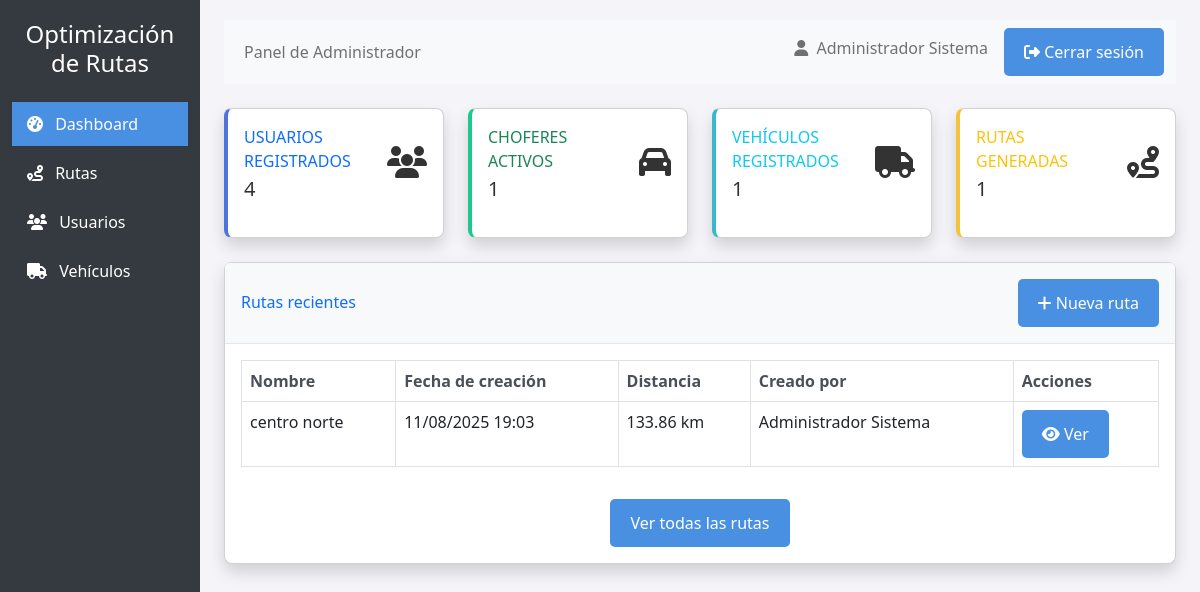
The app's page /admin/dashboard (signed in) with its own data.
### app.py (models this page shows, shortened)
class User(db.Model, UserMixin):
    id = db.Column(db.Integer, primary_key=True)
    username = db.Column(db.String(100), unique=True, nullable=False)
    email = db.Column(db.String(120), unique=True, nullable=False)
    password_hash = db.Column(db.String(200), nullable=False)
    first_name = db.Column(db.String(100), nullable=False)
    last_name = db.Column(db.String(100), nullable=False)
    cedula = db.Column(db.String(20), unique=True, nullable=False)
    role = db.Column(db.String(20), default='driver')  # admin, driver, technician, coordinator
    active = db.Column(db.Boolean, default=True)
    created_at = db.Column(db.DateTime, default=datetime.utcnow)
    driver_info = db.relationship('DriverInfo', backref='user', uselist=False, cascade="all, delete-orphan")
    routes_created = db.relationship('Route', backref='creator', lazy=True, foreign_keys='Route.creator_id')
    routes_driven = db.relationship('RouteCompletion', backref='driver', lazy=True)

class Route(db.Model):
    id = db.Column(db.Integer, primary_key=True)
    name = db.Column(db.String(100), nullable=False)
    description = db.Column(db.Text, nullable=True)
    creator_id = db.Column(db.Integer, db.ForeignKey('user.id'), nullable=False)
    created_at = db.Column(db.DateTime, default=datetime.utcnow)
    file_path = db.Column(db.String(200), nullable=False)
    gpx_path = db.Column(db.String(200), nullable=True)
    start_point = db.Column(db.String(100), nullable=True)
    end_point = db.Column(db.String(100), nullable=True)
    distance = db.Column(db.Float, nullable=True)
    active = db.Column(db.Boolean, default=True)
    completions = db.relationship('RouteCompletion', backref='route', lazy=True)

### app.py (the view)
    @app.route('/admin/dashboard')
    @admin_required
    def admin_dashboard():
        try:
            total_users = User.query.filter_by(active=True).count()
            total_drivers = User.query.filter_by(role='driver', active=True).count()
            total_vehicles = Vehicle.query.filter_by(active=True).count()
            total_routes = Route.query.filter_by(active=True).count()
            recent_routes = db.session.query(Route).join(User, Route.creator_id == User.id, isouter=True).order_by(Route.created_at.desc()).limit(5).all()
            print(f"DEBUG Dashboard: {total_users} usuarios, {total_routes} rutas, {len(recent_routes)} rutas recientes")  # Debug
            return render_template('admin/dashboard.html',
                                 total_users=total_users,
                                 total_drivers=total_drivers,
                                 total_vehicles=total_vehicles,
                                 total_routes=total_routes,
                                 recent_routes=recent_routes)
        except Exception as e:
            print(f"ERROR en admin_dashboard: {e}")  # Debug
            import traceback
            traceback.print_exc()  # Imprime el traceback completo
            flash(f'Error al cargar el dashboard: {str(e)}', 'danger')
            return render_template('admin/dashboard.html',
                                 total_users=0,
                                 total_drivers=0,
                                 total_vehicles=0,
                                 total_routes=0,
                                 recent_routes=[])

### app.py (called while the page is built)
def role_required(*roles):
    def decorator(f):
        @wraps(f)
        def decorated_function(*args, **kwargs):
            if not current_user.is_authenticated:
                flash('Debes iniciar sesión para acceder a esta página.', 'danger')
                return redirect(url_for('login'))
            if current_user.role not in roles:
                flash('No tienes permisos para acceder a esta página.', 'danger')
                return redirect(url_for('dashboard'))
            return f(*args, **kwargs)
        return decorated_function
    return decorator

### templates/admin/dashboard.html (shortened to what this page needs)
{% extends "base.html" %}
{% block page_title %}Panel de Administrador{% endblock %}
{% block sidebar_items %}
<li class="nav-item">
    <a href="{{ url_for('admin_dashboard') }}" class="nav-link active">
        <i class="fas fa-tachometer-alt me-2"></i> Dashboard
    </a>
</li>
<li class="nav-item">
    <a href="{{ url_for('manage_routes') }}" class="nav-link">
        <i class="fas fa-route me-2"></i> Rutas
    </a>
</li>
<li class="nav-item">
    <a href="{{ url_for('manage_users') }}" class="nav-link">
        <i class="fas fa-users me-2"></i> Usuarios
    </a>
</li>
<li class="nav-item">
    <a href="{{ url_for('manage_vehicles') }}" class="nav-link">
        <i class="fas fa-truck me-2"></i> Vehículos
    </a>
</li>
{% endblock %}
{% block content %}
<div class="row">
    <div class="col-md-12">
        <div class="row">
            <div class="col-md-3 mb-4">
                <div class="card border-left-primary shadow h-100">
                    <div class="card-body">
                        <div class="row no-gutters align-items-center">
                            <div class="col mr-2">
                                <div class="text-xs font-weight-bold text-primary text-uppercase mb-1">
                                    Usuarios registrados</div>
                                <div class="h5 mb-0 font-weight-bold text-gray-800">{{ total_users }}</div>
                            </div>
                            <div class="col-auto">
                                <i class="fas fa-users fa-2x text-gray-300"></i>
                            </div>
                        </div>
                    </div>
                </div>
            </div>
            <div class="col-md-3 mb-4">
                <div class="card border-left-success shadow h-100">
                    <div class="card-body">
                        <div class="row no-gutters align-items-center">
                            <div class="col mr-2">
                                <div class="text-xs font-weight-bold text-success text-uppercase mb-1">
                                    Choferes activos</div>
                                <div class="h5 mb-0 font-weight-bold text-gray-800">{{ total_drivers }}</div>
                            </div>
                            <div class="col-auto">
                                <i class="fas fa-car fa-2x text-gray-300"></i>
                            </div>
                        </div>
                    </div>
                </div>
            </div>
            <div class="col-md-3 mb-4">
                <div class="card border-left-info shadow h-100">
                    <div class="card-body">
                        <div class="row no-gutters align-items-center">
                            <div class="col mr-2">
                                <div class="text-xs font-weight-bold text-info text-uppercase mb-1">
                                    Vehículos registrados</div>
                                <div class="h5 mb-0 font-weight-bold text-gray-800">{{ total_vehicles }}</div>
                            </div>
                            <div class="col-auto">
                                <i class="fas fa-truck fa-2x text-gray-300"></i>
                            </div>
                        </div>
                    </div>
                </div>
            </div>
            <div class="col-md-3 mb-4">
                <div class="card border-left-warning shadow h-100">
                    <div class="card-body">
                        <div class="row no-gutters align-items-center">
                            <div class="col mr-2">
                                <div class="text-xs font-weight-bold text-warning text-uppercase mb-1">
                                    Rutas generadas</div>
                                <div class="h5 mb-0 font-weight-bold text-gray-800">{{ total_routes }}</div>
                            </div>
                            <div class="col-auto">
                                <i class="fas fa-route fa-2x text-gray-300"></i>
                            </div>
                        </div>
                    </div>
                </div>
            </div>
        </div>
    </div>
    <div class="col-md-12">
        <div class="card shadow mb-4">
            <div class="card-header py-3 d-flex flex-row align-items-center justify-content-between">
                <h6 class="m-0 font-weight-bold text-primary">Rutas recientes</h6>
                <a href="{{ url_for('create_route') }}" class="btn btn-primary btn-sm">
                    <i class="fas fa-plus"></i> Nueva ruta
                </a>
            </div>
            <div class="card-body">
                {% if recent_routes and recent_routes|length > 0 %}
                <div class="table-responsive">
                    <table class="table table-bordered">
                        <thead>
                            <tr>
                                <th>Nombre</th>
                                <th>Fecha de creación</th>
                                <th>Distancia</th>
                                <th>Creado por</th>
                                <th>Acciones</th>
                            </tr>
                        </thead>
                        <tbody>
                            {% for route in recent_routes %}
                            <tr>
                                <td>{{ route.name if route.name else 'Sin nombre' }}</td>
                                <td>{{ route.created_at|datetime_format if route.created_at else 'N/A' }}</td>
                                <td>{{ route.distance|distance_format if route.distance else 'N/A' }}</td>
                                <td>
                                    {% if route.creator %}
                                        {{ route.creator.first_name }} {{ route.creator.last_name }}
                                    {% else %}
                                        Desconocido
                                    {% endif %}
                                </td>
                                <td>
                                    <a href="{{ url_for('admin_view_route', route_id=route.id) }}" class="btn btn-info btn-sm">
                                        <i class="fas fa-eye"></i> Ver
                                    </a>
                                </td>
                            </tr>
                            {% endfor %}
                        </tbody>
                    </table>
                </div>
                {% else %}
                <p class="text-center">No hay rutas recientes.</p>
                {% endif %}
                <div class="text-center mt-3">
                    <a href="{{ url_for('manage_routes') }}" class="btn btn-outline-primary">
                        Ver todas las rutas
                    </a>
                </div>
            </div>
        </div>
    </div>
</div>
{% endblock %}

### templates/base.html (shortened to what this page needs)
<!DOCTYPE html>
<html lang="es">
<head>
    <link rel="stylesheet" href="https://cdn.jsdelivr.net/npm/bootstrap@5.2.3/dist/css/bootstrap.min.css">
    <link rel="stylesheet" href="https://cdnjs.cloudflare.com/ajax/libs/font-awesome/6.2.1/css/all.min.css">
    <link rel="stylesheet" href="/static/styles.css">
</head>
<body>
    <div class="container-fluid">
        <div class="row">
            <div class="col-md-2 d-md-block sidebar collapse">
                <div class="position-sticky">
                    <div class="text-center mb-4">
                        <h4>Optimización<br>de Rutas</h4>
                    </div>
                    <ul class="nav flex-column">
                        {% block sidebar_items %}
                        {% endblock %}
                    </ul>
                </div>
            </div>
            <div class="col-md-10 ms-sm-auto px-md-4 content">
                <nav class="navbar navbar-expand-lg navbar-light bg-light mb-4">
                    <div class="container-fluid">
                        <div class="collapse navbar-collapse">
                            <ul class="navbar-nav me-auto mb-2 mb-lg-0">
                                <li class="nav-item">
                                    <span class="nav-link">
                                        {% block page_title %}Dashboard{% endblock %}
                                    </span>
                                </li>
                            </ul>
                            <div class="d-flex">
                                <span class="navbar-text me-3">
                                    <i class="fas fa-user me-1"></i> {{ current_user.first_name }} {{ current_user.last_name }}
                                </span>
                                <a href="{{ url_for('logout') }}" class="btn btn-outline-danger btn-sm">
                                    <i class="fas fa-sign-out-alt"></i> Cerrar sesión
                                </a>
                            </div>
                        </div>
                    </div>
                </nav>
                {% block content %}{% endblock %}
            </div>
        </div>
    </div>
</body>
</html>

### static/styles.css (style rules this page uses)
* { box-sizing: border-box; margin: 0; padding: 0; }
body { font-family: 'Segoe UI', Arial, sans-serif; background-color: #f4f4f9; margin: 0; padding: 0; color: #333; min-height: 100vh; display: flex; flex-direction: column; }
button, .btn { background-color: #4a90e2; color: white; border: none; padding: 12px 20px; border-radius: 5px; cursor: pointer; font-size: 16px; font-weight: 500; transition: background-color 0.3s; text-decoration: none; display: inline-block; }
.btn-primary { background-color: #4a90e2; }
table { width: 100%; border-collapse: collapse; }
th, td { padding: 12px 15px; text-align: left; border-bottom: 1px solid #eee; }
th { background-color: #f8f9fa; font-weight: 600; color: #495057; }
tr:last-child td { border-bottom: none; }

### templates/base.html (style rules this page uses)
.sidebar { min-height: 100vh; background-color: #343a40; color: #fff; padding-top: 20px; }
.sidebar a { color: #fff; text-decoration: none; padding: 10px 15px; display: block; }
.sidebar a.active { background-color: #4a90e2; }
.sidebar .nav-item { margin-bottom: 5px; }
.content { padding: 20px; }
.card { margin-bottom: 20px; border-radius: 8px; box-shadow: 0 2px 4px rgba(0,0,0,0.1); }
.card-header { background-color: #f8f9fa; border-bottom: 1px solid #e3e6f0; font-weight: bold; }
.btn-primary { background-color: #4a90e2; border-color: #4a90e2; }

### templates/admin/dashboard.html (style rules this page uses)
.border-left-primary { border-left: 0.25rem solid #4e73df !important; }
.border-left-success { border-left: 0.25rem solid #1cc88a !important; }
.border-left-info { border-left: 0.25rem solid #36b9cc !important; }
.border-left-warning { border-left: 0.25rem solid #f6c23e !important; }

### records on screen
User: first_name "Administrador", last_name "Sistema"
Route: name "centro norte", created_at "11/08/2025 19:03", distance|distance_format "133.86 km", creator.first_name "Administrador", creator.last_name "Sistema"

### other values on screen
{{ total_users }} "4"
{{ total_drivers }} "1"
{{ total_vehicles }} "1"
{{ total_routes }} "1"
